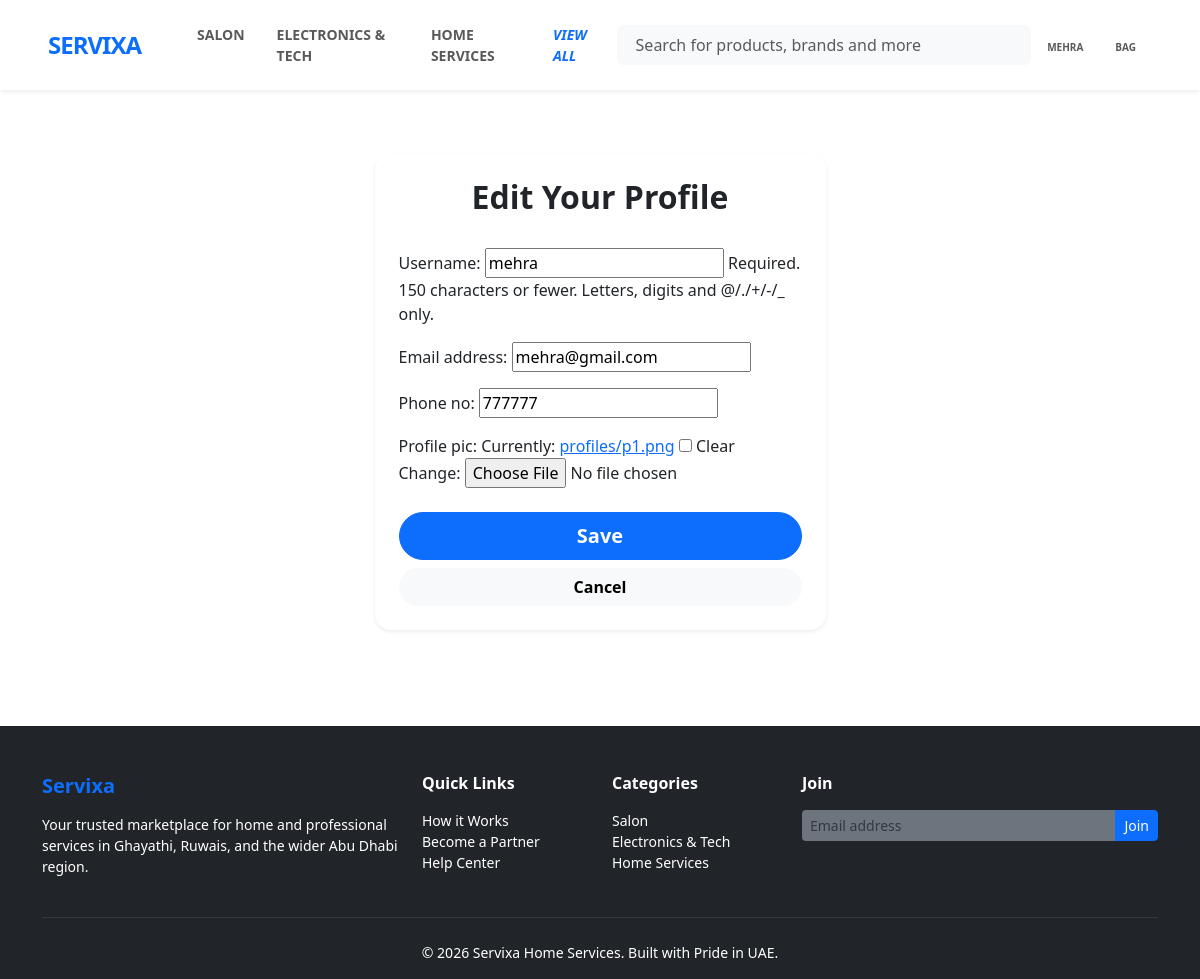
/accounts/editpro (signed in), run on the app's committed database.
### services/models.py (models this page shows, shortened)
class Category(models.Model):
    name = models.CharField(max_length=100)
    icon = models.ImageField(upload_to='category_icons',blank=True)

### accounts/models.py (models this page shows, shortened)
class CustomUser(AbstractUser):
    ROLE_CHOICES = (
        ('admin','Admin'),
        ('customer','Customer'),
        ('freelancer','Freelancer'),
        ('company admin','Company Admin'),
        ('employee','Employee'),
    )
    role = models.CharField(max_length=20,choices=ROLE_CHOICES,default='customer')
    phone_no = models.CharField(max_length=15,blank=True,null=True)
    profile_pic = models.ImageField(upload_to='profiles',blank=True,null=True)
    verified = models.BooleanField(default=False)

### accounts/views.py (the view)
# urls.py: path('editpro',editprofile,name = 'editpro'),
def editprofile(request):
    if request.method == 'POST':
        form = UserUpdateForm(request.POST,request.FILES,instance=request.user)
        if form.is_valid():
            form.save()
            return redirect(customer_profile)
    else:
        form = UserUpdateForm(instance=request.user)
    return render(request,'accounts/editprofile.html',{'form':form})

### accounts/form.py
class UserUpdateForm(forms.ModelForm):
    class Meta:
        model = CustomUser
        fields = ['username','email','phone_no','profile_pic']

### booking/context_processors.py (called while the page is built)
def cat_context(request):
    all_cats = Category.objects.all()
    return {
        'nav_categories' : all_cats[:4],
        'more_categories' : all_cats[4:],
        'categories' : all_cats,
    }

### templates/accounts/editprofile.html (shortened to what this page needs)
{% extends 'base.html' %}
{% block code %}
<div class="container py-5">
    <div class="row justify-content-center">
        <div class="col-md-6 col-lg-5">
            <div class="card border-0 shadow-sm p-4 rounded-4">
                <div class="text-center mb-4">
                    <h2 class="fw-bold text-dark">Edit Your Profile</h2>
                </div>
                <form method="post" enctype="multipart/form-data">
                    {{form.as_p}}
                <div class="d-grid gap-2 mt-4">
                        <button type="submit" class="btn btn-primary btn-lg rounded-pill fw-bold">
                            Save
                        </button>
                        <a href="{% url 'profile' %}" class="btn btn-light rounded-pill fw-bold">
                            Cancel
                        </a>
                    </div>
                </form>
            </div>
        </div>
    </div>
</div>
{% endblock %}

### templates/base.html (shortened to what this page needs)
<!DOCTYPE html>
<html lang="en">
<head>
    <link href="https://cdn.jsdelivr.net/npm/bootstrap@5.3.8/dist/css/bootstrap.min.css" rel="stylesheet">
</head>
<body >
    <header>
        <nav class="navbar navbar-expand-lg navbar-light bg-white py-3 shadow-sm sticky-top">
            <div class="container-fluid px-lg-5">
                <a class="navbar-brand fw-bold fs-4" href="{% url 'home' %}" style="letter-spacing: -1px;">
                    <span class="text-primary">SERVIXA</span>
                </a>
                <div class="collapse navbar-collapse" id="mainNav">
                    <ul class="navbar-nav me-auto mb-2 mb-lg-0 ms-lg-4 fw-semibold small text-uppercase">
                        {%for cat in nav_categories %}
                            <li class="nav-item"><a class="nav-link px-3" href="{% url 'catview' cat.id %}">{{cat.name}}</a>
                            </li>
                        {%endfor%}
                        <li class = "nav-item">
                            <a href="{% url 'allcats' %}" class="nav-link px-3 fw-bold text-primary"><i>View All</i></a>
                        </li>
                    </ul>
                    <form action="{% url 'search' %}" method="GET" class="d-flex mx-auto col-lg-5 position-relative">
                        <div class="input-group bg-light rounded-2 border-0">
                            <span class="input-group-text bg-transparent border-0 pe-0 text-muted">
                            </span>
                            <input class="form-control bg-transparent border-0 py-2 ps-2 small" type="search" name="search"
                                placeholder="Search for products, brands and more" value="{{ request.GET.search }}">
                        </div>
                    </form>
                    <div class="navbar-nav ms-auto align-items-center">
                        {%if user.is_authenticated %}
                            {% if user.role == 'customer' %}
                                <a href="{% url 'profile' %}" class="nav-link text-center px-3">
                                    <span style="font-size: 10px;" class="fw-bold text-uppercase">{{user.username}}</span>
                                </a>
                            {% elif user.role == 'admin' %}
                                <a href="{% url 'admin_dashboard' %}" class="nav-link text-center px-3">
                                    <i class="bi bi-person fs-5 d-block"></i>
                                    <span style="font-size: 10px;" class="fw-bold text-uppercase">Dashboard</span>
                                </a>
                            {% else %}
                                <a href="{% url 'dashboard' %}" class="nav-link text-center px-3">
                                    <i class="bi bi-person fs-5 d-block"></i>
                                    <span style="font-size: 10px;" class="fw-bold text-uppercase">Dashboard</span>
                                </a>
                            {%endif%}
                        {%else%}
                            <a href="{% url 'login' %}" class="nav-link text-center px-3">
                                <i class="bi bi-person fs-5 d-block"></i>
                                <span style="font-size: 10px;" class="fw-bold text-uppercase">Signup</span>
                            </a>
                        {% endif %}
                        {%if user.is_authenticated %}
                            <a href="{% url 'cartview' %}" class="nav-link text-center px-3">
                                <span style="font-size: 10px;" class="fw-bold text-uppercase">Bag</span>
                            </a>
                        {%endif%}
                    </div>
                </div>
            </div>
        </nav>
    </header>
    <div style="min-height: 500px;">
    {% block code %}
    {%endblock%}
    </div>
    <footer class="bg-dark text-white pt-5 pb-3 mt-5">
        <div class="container">
            <div class="row g-4">
                <div class="col-md-4">
                    <h5 class="fw-bold text-primary mb-3">Servixa</h5>
                    <p class="small text-white">Your trusted marketplace for home and professional services in Ghayathi, Ruwais, and the wider Abu Dhabi region.</p>
                </div>
                <div class="col-md-2">
                    <h6 class="fw-bold mb-3">Quick Links</h6>
                    <ul class="list-unstyled small">
                        <li><a href="#" class="text-white text-decoration-none">How it Works</a></li>
                        <li><a href="#" class="text-white text-decoration-none">Become a Partner</a></li>
                        <li><a href="#" class="text-white text-decoration-none">Help Center</a></li>
                    </ul>
                </div>
                <div class="col-md-2">
                    <h6 class="fw-bold mb-3">Categories</h6>
                    <ul class="list-unstyled small">
                        {% for cat in nav_categories %}
                            <li><a href="#" class="text-white text-decoration-none">{{ cat.name }}</a></li>
                        {% endfor %}
                    </ul>
                </div>
                <div class="col-md-4">
                    <h6 class="fw-bold mb-3">Join</h6>
                    <div class="input-group mb-3">
                        <input type="text" class="form-control form-control-sm bg-secondary border-0 text-white" placeholder="Email address">
                        <button class="btn btn-primary btn-sm">Join</button>
                    </div>
                </div>
            </div>
            <hr class="my-4 border-secondary">
            <div class="text-center small text-white">
                &copy; 2026 Servixa Home Services. Built with Pride in UAE.
            </div>
        </div>
    </footer>
</body>
</html>

### data on the page
Category: name "SALON", name "Salon"
Category: name "ELECTRONICS & TECH", name "Electronics & Tech"
Category: name "HOME SERVICES", name "Home Services"
CustomUser: username "MEHRA", username "mehra", email "mehra@gmail.com", phone_no "777777"
